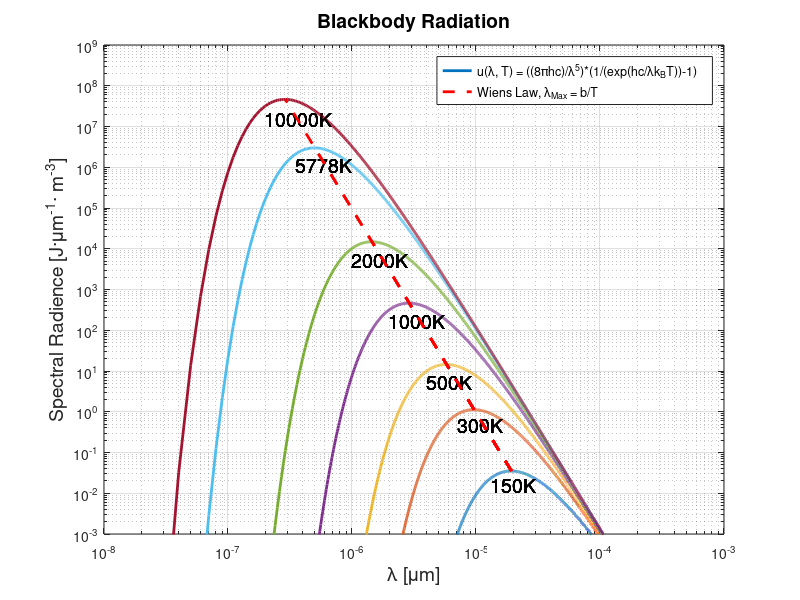

MATLAB code for this plot:
%------------------------------------------------------------------------%
%---------Black Body Radiation-------------------------------------------%
%------------------------------------------------------------------------%

clc;
close all;
clear all;

%------------------------------------------------------------------------------------------%

b = 2.89777196*10^-3;   % Constant of proportionality
c = 2.99792458*10^8;    % Speed of light in vaccum
h = 6.62607004*10.^-34; % Planck constant 
k = 1.38064852*10.^-23; % Boltzmann constant
T = [150 300 500 1000 2000 5778 10000]; % Temperatures in Kelvin
lam = (0:0.01:10000).*1e-6; 

figure(1)
for  i= 1:7
%-------------------------------Spectral Emissvity-----------------------------------------%

E1(:,i) = (((8*pi*h*c)./(lam.^5)).*(1./((exp((h*c)./(lam*k.*T(i))-1)))));

lamMax(:,i) = (b./(T(i)));
E1_Max(:,i) = max(E1(:,i));
%-------------------------------Plot Functions----------------------------------------------%

loglog(lam,E1(:,i),'linewidth',2)
hold on
  xlabel('\lambda [\mum]','fontsize',14)
  ylabel('Spectral Radience [J·\mum^{-1}· m^{-3}]','fontsize',14)
  title('Blackbody Radiation','fontsize',14)
  xlim([10^-8 10^-3]);      %0.03*10^-6
  ylim([10^-3 10^9]);
  %xticks([0.1 1 10 100]);
  fh = figure(1);
  set(fh, 'color', 'white');
  grid on
  
  
  text(1.31009696724079e-05, 0.0162361703317981,'150K','fontSize',14)
  text(7.05436980890024e-06, 0.482462658818434,'300K','fontSize',14)
  text(3.98040708189395e-06, 5.41911294016657,'500K','fontSize',14)
  text(1.96949548691914e-06, 172.22510878237,'1000K','fontSize',14)
  text(9.84644694625026e-07, 5249.9120581203,'2000K','fontSize',14)
  text(3.49149022547199e-07, 1106511.77210034,'5778K','fontSize',14)
  text(1.95431530978723e-07, 15374915.9138191,'10000K','fontSize',14)
  
  loglog(lamMax,E1_Max,'--r','linewidth',2);
  legend('u(\lambda, T) = ((8\pihc)/\lambda^5)*(1/(exp(hc/\lambdak_BT))-1)', 'Wiens Law, \lambda_M_a_x = b/T ')
  %ylim([10^-8 10^-3]);
  %ylabel('y / {\it units}');                              

  
end

